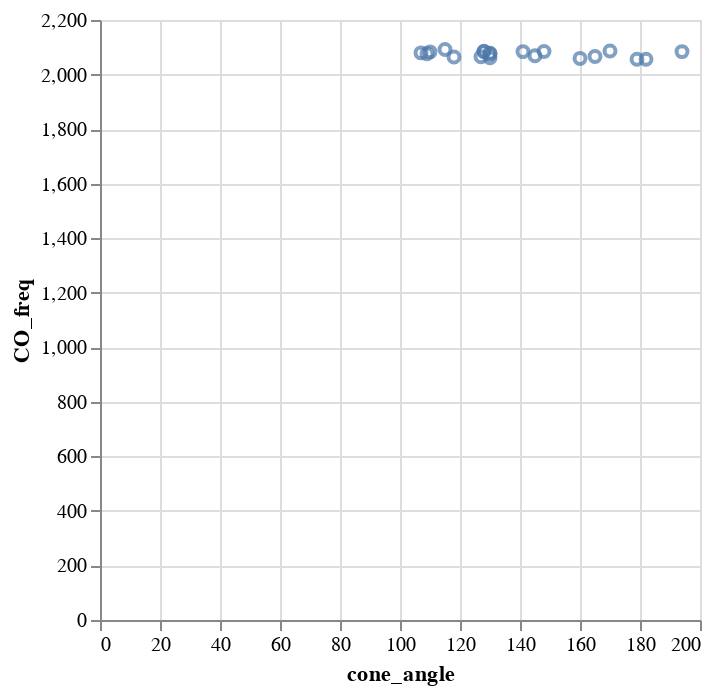

The notebook cell saved with this chart:
### Markdown cell above
By default, Altair includes zero on the axes, so it will be necessary to adjust the ranges for both axes in this example. To accomplish this, first replace the `x=` and `y=` shorthand notation with `alt.X()` and `alt.Y()` which gives more control.

### Code cell
alt.Chart(ligands).mark_point().encode(
    alt.X('cone_angle'),
    alt.Y('CO_freq')
)

### Figure 1 — Vega-Lite specification as saved in the notebook (floating-point values rounded to 4 significant figures)
{"config": {"view": {"continuousWidth": 300, "continuousHeight": 300}}, "data": {"name": "data-46b0081d3582b48eb4c5c79d5e5902b1"}, "mark": {"type": "point"}, "encoding": {"x": {"field": "cone_angle", "type": "quantitative"}, "y": {"field": "CO_freq", "type": "quantitative"}}, "$schema": "https://vega.github.io/schema/vega-lite/v5.20.1.json", "datasets": {"data-46b0081d3582b48eb4c5c79d5e5902b1": [{"ligand": "P(OMe)3", "dH": -26.4, "cone_angle": 107, "CO_freq": 2080.0, "type": "P(OR)3"}, {"ligand": "P(OCH2CH2Cl)3", "dH": -26.4, "cone_angle": 110, "CO_freq": 2083.0, "type": "P(OR)3"}, {"ligand": "PMe3", "dH": -26.2, "cone_angle": 118, "CO_freq": 2064.0, "type": "PR3"}, {"ligand": "P(OEt)3", "dH": -25.2, "cone_angle": 109, "CO_freq": 2076.0, "type": "P(OR)3"}, {"ligand": "PMe2Ph", "dH": -25.0, "cone_angle": 127, "CO_freq": 2065.0, "type": "PR3"}, {"ligand": "P(O-iPr)3", "dH": -24.9, "cone_angle": 130, "CO_freq": 2076.0, "type": "P(OR)3"}, {"ligand": "PEt3", "dH": -24.3, "cone_angle": 130, "CO_freq": 2062.0, "type": "PR3"}, {"ligand": "PBn3", "dH": -23.2, "cone_angle": 165, "CO_freq": 2066.0, "type": "PR3"}, {"ligand": "P(OPh)3", "dH": -21.4, "cone_angle": 128, "CO_freq": 2085.0, "type": "P(OR)3"}, {"ligand": "P(O-p-PhOCH3)3", "dH": -21.3, "cone_angle": 128, "CO_freq": 2084.0, "type": "P(OR)3"}, {"ligand": "PPh3", "dH": -19.5, "cone_angle": 145, "CO_freq": 2069.0, "type": "PR3"}, {"ligand": "P(OCH2CCI3)3", "dH": -19.4, "cone_angle": 115, "CO_freq": 2092.0, "type": "P(OR)3"}, {"ligand": "P(O-o-PhMe)3", "dH": -19.3, "cone_angle": 141, "CO_freq": 2084.0, "type": "P(OR)3"}, {"ligand": "P(CH2CH2CN)3", "dH": -17.6, "cone_angle": 130, "CO_freq": 2078.0, "type": "PR3"}, {"ligand": "P(O-o-PhiPr)3", "dH": -17.1, "cone_angle": 148, "CO_freq": 2085.0, "type": "P(OR)3"}, {"ligand": "PCy3", "dH": -15.9, "cone_angle": 179, "CO_freq": 2056.0, "type": "PR3"}, {"ligand": "PiPr3", "dH": -12.7, "cone_angle": 160, "CO_freq": 2059.0, "type": "PR3"}, {"ligand": "P(O-o-PhtBu)3", "dH": -9.1, "cone_angle": 170, "CO_freq": 2086.0, "type": "P(OR)3"}, {"ligand": "PtBu3", "dH": -4.8, "cone_angle": 182, "CO_freq": 2056.0, "type": "PR3"}, {"ligand": "P(o-PhMe)3", "dH": -1.9, "cone_angle": 194, "CO_freq": 2084.0, "type": "PR3"}]}}
